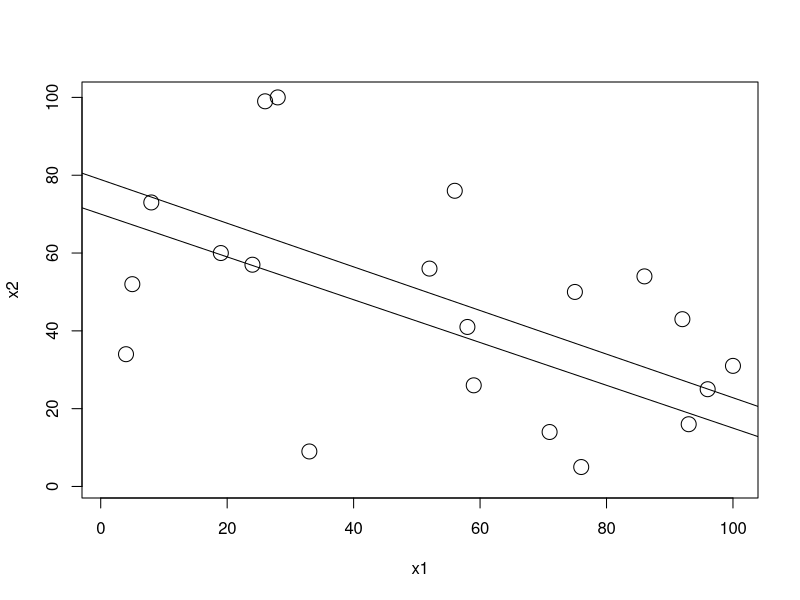

Source code (R):
x1 <- sample(1:100, 20, replace=F)
x2 <- sample(1:100, 20, replace=F)
x <- cbind(x1,x2)

plot(x, xlim=c(1,100),ylim=c(1,100),cex=2)
abline(lm(x1~x2))
       
abline(70,-0.55)



